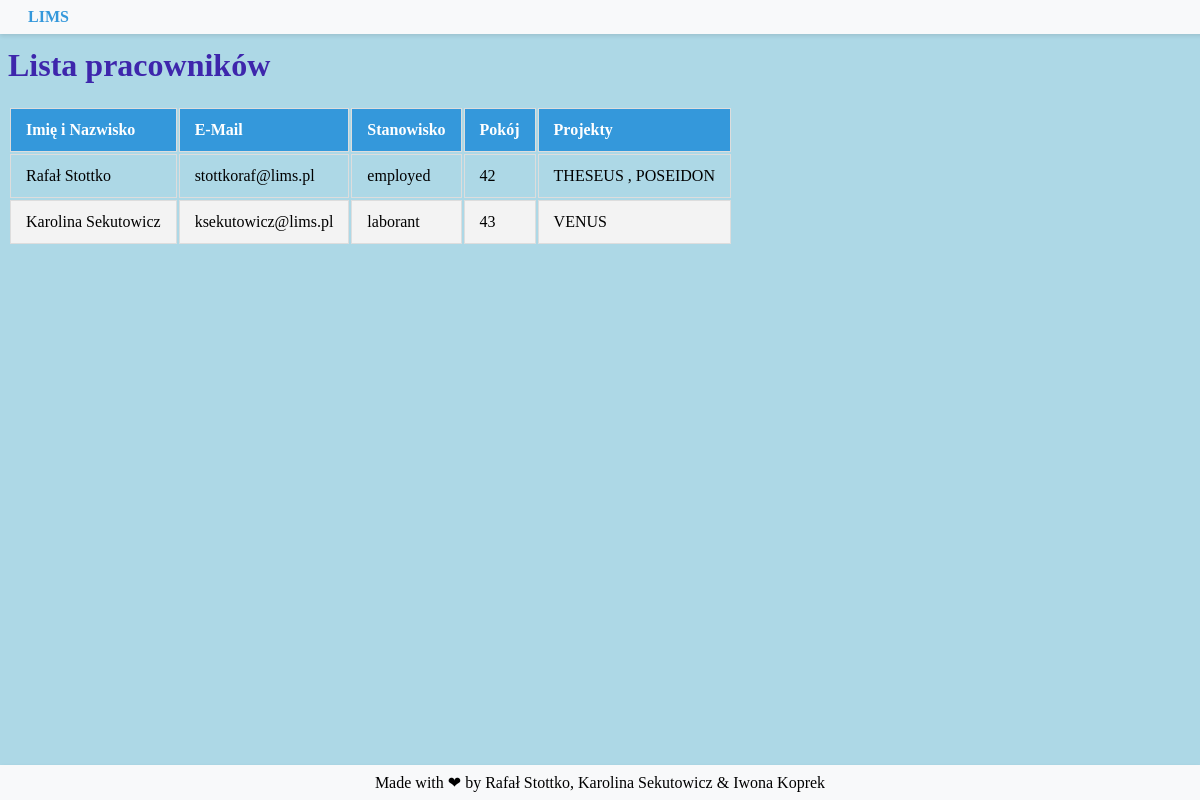
The page /employes/ (signed in) on the database as committed earlier.
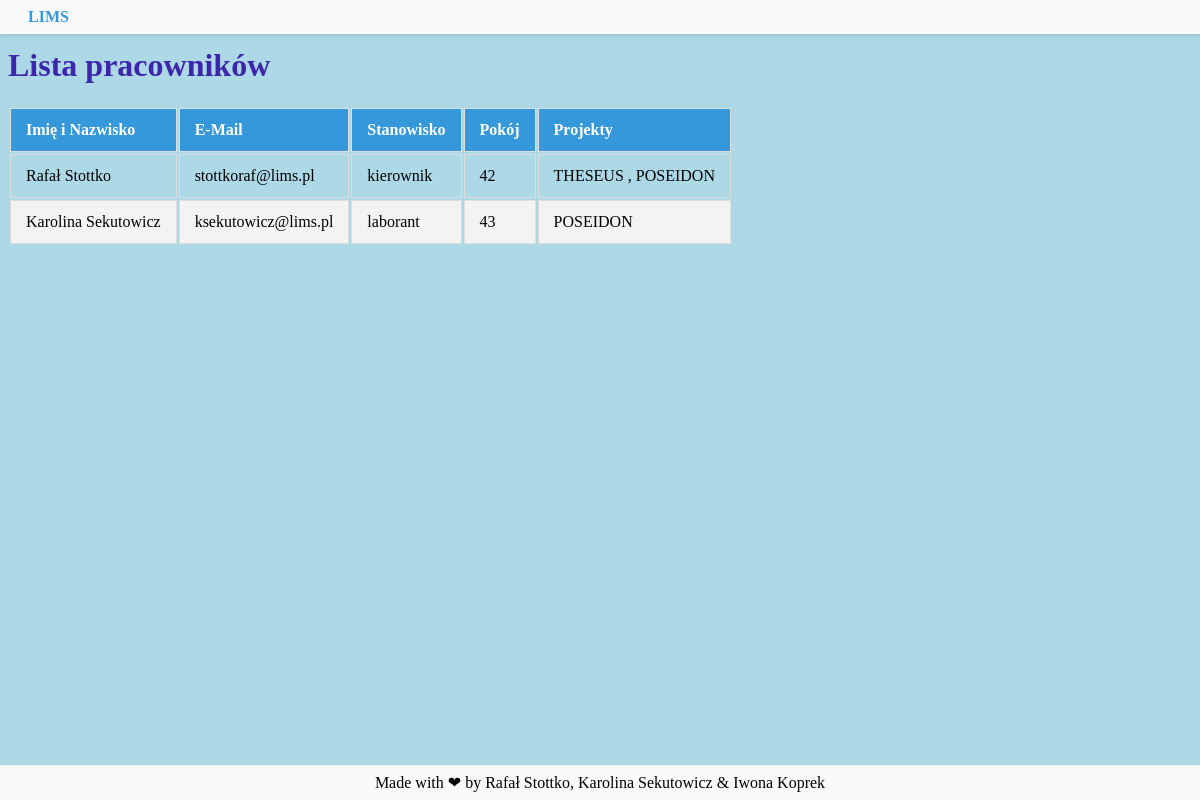
The same page on the database as committed later.
### projekty/models.py (models this page shows, shortened)
class Employee(models.Model):
   full_name=models.CharField(max_length=40)
   mail=models.CharField(max_length=40, null=True)
   position=models.CharField(max_length=100)
   adres=models.CharField(max_length=100)
   room_number=models.IntegerField()
   telephone_number=models.CharField(max_length=12, null=True)
   team = models.ManyToManyField(Project)

class Project(models.Model):
   project_name=models.CharField(max_length=30)
   team_leader=models.CharField(max_length=30)
   description=models.CharField(max_length=400, null=True)
   class Meta:
      permissions = [
      ('view_projects', 'Can view projects'),
      ('add_projects', 'Can add projects'),
      ('change_projects', 'Can change projects'),
        ]

### projekty/views.py (the view)
# urls.py: path('employes/',employes_home, name='employes'),
@login_required
def employes_home(request):
	l = Employee.objects.all()
	return render(request, 'employes.html',{'l':l})

### templates/employes.html (shortened to what this page needs)
{% load static %}
<!DOCTYPE html>
<html lang='en'>
<head>
<link rel="stylesheet" href="{% static 'all_styles.css' %}">
</head>
<body>
    <header>
        <a href="{% url 'home_user' %}" class="site-name">LIMS</a>
    </header>
    <br>
    <h1>Lista pracowników</h1>
    <table class="table-modern">
        <thead>
            <tr>
                <th>Imię i Nazwisko</th>
                <th>E-Mail</th>
                <th>Stanowisko</th>
                <th>Pokój</th>
                <th>Projekty</th>
            </tr>
        </thead>
        <tbody>
            {% for obj in l %}
                <tr>
                    <td>{{ obj.full_name }}</td>
                    <td>{{ obj.mail }}</td>
                    <td>{{ obj.position }}</td>
                    <td>{{ obj.room_number }}</td>
                    <td>
                        {% for project in obj.team.all %}
                            {{ project.project_name }}
                            {% if not forloop.last %}, {% endif %}
                        {% endfor %}
                    </td>
                </tr>
            {% endfor %}
        </tbody>
    </table>
    <footer>
        Made with <span>&#10084;</span> by Rafał Stottko, Karolina Sekutowicz & Iwona Koprek
        </footer>
</body>
</html>

Rows that differ between the two databases and show on the page:
removed Project: project_name "VENUS", shown under Employee "Karolina Sekutowicz"
changed Employee "Rafał Stottko": position "employed" → "kierownik"
changed Employee "Karolina Sekutowicz": gains Project (project_name "POSEIDON")
